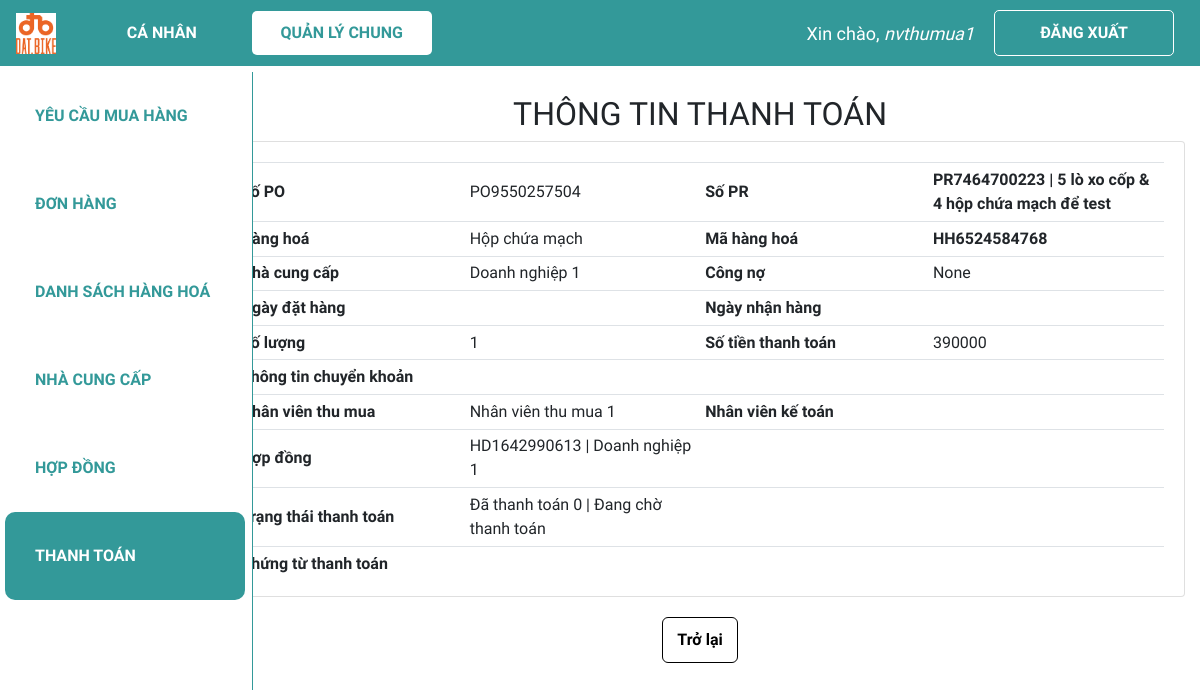
The page /xem_tt/TT4990986327 (signed in) on the database its author committed.
### web_core/models.py (models this page shows, shortened)
class THANHTOAN(models.Model):
    danh_muc_trang_thai = (
        ('Đang chờ thanh toán', 'Đang chờ thanh toán'),
        ('Đã thanh toán lần 1', 'Đã thanh toán lần 1'),
        ('Đã hoàn thành', 'Đã hoàn thành')
    )
    ma_TT = ShortUUIDField(
        verbose_name='Mã thanh toán',
        length=10,
        max_length=12,
        prefix="TT",
        alphabet="0123456789",
        primary_key=True
    )
    ma_nhan_vien_tao = models.ForeignKey(NHANVIEN, on_delete = models.SET_NULL, verbose_name = 'Mã nhân viên tạo', related_name = 'nv_tao_tt', blank=True, null=True)
    ma_nhan_vien_tt = models.ForeignKey(NHANVIEN, on_delete = models.SET_NULL, verbose_name = 'Mã nhân viên thanh toán', related_name = 'nv_tt', blank=True, null=True)
    ma_PO = models.ForeignKey(PO, on_delete = models.SET_NULL, verbose_name = 'Mã PO', blank=True, null=True)
    ma_HD = models.ForeignKey(HOPDONG, on_delete = models.SET_NULL, verbose_name = 'Mã hợp đồng', blank=True, null=True)
    ngay_tao = models.DateTimeField('Ngày tạo', auto_now_add = True)
    so_tien = models.PositiveBigIntegerField('Số tiền đã thanh toán', validators = [MinValueValidator(0)], default = 0)
    ngay_cap_nhat = models.DateTimeField('Ngày cập nhật', default = datetime.now)
    trang_thai = models.CharField('Trạng thái thanh toán', max_length = 100, choices=danh_muc_trang_thai, default = 'Đang chờ thanh toán')
    chung_tu_thanh_toan = models.ImageField('Chứng từ thanh toán', max_length = 200, blank=True, null=True)

class PO(models.Model):
    danh_muc_trang_thai = (
        ('Chờ phê duyệt', 'Chờ phê duyệt'),
        ('Đang thực hiện', 'Đang thực hiện'),
        ('Đã nhận hàng', 'Đã nhận hàng'),
        ('Đã hoàn thành', 'Đã hoàn thành'),
    )
    ma_PO = ShortUUIDField(
        verbose_name='Mã PO',
        length=10,
        max_length=12,
        prefix="PO",
        alphabet="0123456789",
        primary_key=True
    )
    ma_PR = models.ForeignKey(PR, on_delete = models.CASCADE, verbose_name = 'Mã PR', blank=True, null=True)
    ma_hang_hoa = models.ForeignKey(HANGHOA, on_delete = models.CASCADE, verbose_name = 'Mã hàng hoá', blank=True, null=True)
    so_luong = models.IntegerField('Số lượng', validators = [MinValueValidator(0)], default = 0)
    ma_hop_dong = models.ForeignKey(HOPDONG, on_delete = models.SET_NULL, verbose_name = 'Mã hợp đồng', blank=True, null=True)
    ma_nhan_vien_tao = models.ForeignKey(NHANVIEN, on_delete=models.SET_NULL, verbose_name = 'Mã nhân viên tạo', related_name = 'nv_tao_PO',blank=True, null=True)
    ma_ncc = models.ForeignKey(NCC, on_delete = models.SET_NULL, verbose_name = 'Mã nhà cung cấp', blank=True, null=True)
    ngay_tao = models.DateTimeField('Ngày tạo', default = datetime.now)
    ngay_cap_nhat = models.DateTimeField('Ngày cập nhật', default = datetime.now)
    ngay_du_kien_nhan = models.DateTimeField('Ngày dự kiến nhận', blank=True, null=True)
    so_tien_thanh_toan = models.PositiveBigIntegerField('Số tiền thanh toán', validators=[MinValueValidator(0)], default = 0)
    trang_thai = models.CharField('Trạng thái PO', max_length = 100, choices=danh_muc_trang_thai, default='Chờ phê duyệt', blank=True, null=True)
    ma_quan_ly_duyet = models.ForeignKey(NHANVIEN, on_delete = models.SET_NULL, verbose_name = 'Mã quản lý duyệt', related_name = 'quan_ly', blank=True, null=True)

class PR(models.Model):
    danh_muc_trang_thai = (
        ('Chờ phân công', 'Chờ phân công'),
        ('Đang thực hiện', 'Đang thực hiện'),
        ('Đã hoàn thành', 'Đã hoàn thành'),
    )
    ma_PR = ShortUUIDField(
        verbose_name='Mã PR',
        length=10,
        max_length=12,
        prefix="PR",
        alphabet="0123456789",
        primary_key=True
    )
    ma_nhan_vien_tao = models.ForeignKey(NHANVIEN, on_delete = models.CASCADE, verbose_name = 'Mã nhân viên tạo', related_name = 'nv_tao_PR', blank=True, null=True)
    ma_nhan_vien_phu_trach = models.ForeignKey(NHANVIEN, on_delete = models.SET_NULL, verbose_name = 'Mã nhân viên phụ trách',  related_name = 'nv_phutrach_PR', blank=True, null=True)
    ngay_tao = models.DateTimeField('Ngày tạo', default = datetime.now)
    ngay_cap_nhat = models.DateField('Ngày cập nhật', default = datetime.now)
    ten_PR = models.CharField('Tên PR', max_length = 300)
    trang_thai = models.CharField('Trạng thái PR', max_length = 100, choices=danh_muc_trang_thai, default='Chờ phân công',blank=True, null=True)
    def __str__(self):
        line = str(self.ma_PR) + ' | ' + self.ten_PR
        return line

class HANGHOA(models.Model):
    ma_HH = ShortUUIDField(
        verbose_name='Mã hàng hoá',
        length=10,
        max_length=12,
        prefix="HH",
        alphabet="0123456789",
        primary_key=True
    )
    ten_hang_hoa = models.CharField('Tên hàng hoá', max_length = 100,blank=True, null=True)
    so_luong_ton = models.IntegerField('Số lượng tồn', validators = [MinValueValidator(0)], default = 0)

class NCC(models.Model):
    ma_NCC = ShortUUIDField(
        verbose_name='Mã nhà cung cấp',
        length=10,
        max_length=12,
        prefix="NC",
        alphabet="0123456789",
        primary_key=True
    )
    ma_nhan_vien_tao = models.ForeignKey(NHANVIEN, on_delete = models.SET_NULL, verbose_name = 'Mã nhân viên tạo', blank = True, null=True)
    ma_so_thue = models.CharField('Mã số thuế', max_length = 20,blank=True, null=True)
    ma_hang_hoa = models.ManyToManyField(HANGHOA, verbose_name = 'Mã hàng hoá', blank = True)
    ten_doanh_nghiep = models.CharField('Tên doanh nghiệp', max_length = 100,blank=True, null=True)
    dia_chi = models.CharField('Địa chỉ', max_length = 300,blank=True, null=True)
    nguoi_lien_he = models.CharField('Người liên hệ', max_length = 100, blank=True, null=True)
    sdt = models.CharField('Số điện thoại', max_length = 20,blank=True, null=True)
    email = models.EmailField('Email', max_length = 100, blank=True, null=True)
    stk = models.CharField('Thông tin chuyển khoản', max_length = 100, blank=True, null=True)
    giay_phep = models.CharField('Giấy phép', max_length = 100, blank=True, null=True)
    nang_luc_hang_hoa = models.CharField('Năng lực hàng hoá', max_length = 100, blank=True, null=True)
    ngay_cap_nhat = models.DateTimeField('Ngày cập nhật', default=datetime.now)
    cong_no = models.CharField('Công nợ', max_length = 500, blank=True, null=True)
    file_bao_gia =  models.CharField('File báo giá', max_length=500, blank=True, null=True)

class NHANVIEN(models.Model):
    danh_muc_phong_ban = (
        ('Thu mua', 'Thu mua'),
        ('Kho', 'Kho'),
        ('Kế toán', 'Kế toán'),
        ('R&D', 'R&D'),
        ('Production', 'Production'),
        ('Khác', 'Khác')
    )
    danh_muc_chuc_vu = (
        ('Quản lí', 'Quản lí'),
        ('Nhân viên', 'Nhân viên'),
    )
    user = models.OneToOneField(User, null=True, blank=True, on_delete=models.CASCADE)
    ma_NV = ShortUUIDField(
        verbose_name='Mã nhân viên',
        length=10,
        max_length=12,
        prefix="NV",
        alphabet="0123456789",
        primary_key=True
    )
    ho_ten = models.CharField('Họ tên', max_length = 100,blank=True, null=True)
    phong_ban = models.CharField('Phòng ban', max_length = 50, choices=danh_muc_phong_ban,blank=True, null=True)
    chuc_vu = models.CharField('Chức vụ', max_length = 50, choices=danh_muc_chuc_vu,blank=True, null=True)

class HOPDONG(models.Model):
    danh_muc_trang_thai = (
        ('Chờ phê duyệt', 'Chờ phê duyệt'),
        ('Đã duyệt', 'Đã duyệt'),
        ('Đang có hiệu lực', 'Đang có hiệu lực'),
        ('Đã hết hạn', 'Đã hết hạn'),
    )
    ma_HD = ShortUUIDField(
        verbose_name='Mã hợp đồng',
        length=10,
        max_length=12,
        prefix="HD",
        alphabet="0123456789",
        primary_key=True
    )
    ma_hang_hoa = models.ManyToManyField(HANGHOA, verbose_name = 'Mã hàng hoá', blank = True)
    ma_nhan_vien_tao = models.ForeignKey(NHANVIEN, on_delete = models.SET_NULL, verbose_name = 'Mã nhân viên tạo', related_name = 'nv_tao_HD', blank = True, null=True)
    ma_quan_ly_duyet = models.ForeignKey(NHANVIEN, on_delete = models.SET_NULL, verbose_name = 'Mã quản lý duyệt', related_name = 'quan_ly_HD', blank = True, null=True)
    ma_ncc = models.ForeignKey(NCC, on_delete = models.SET_NULL, verbose_name = 'Nhà cung cấp',blank=True, null=True)
    ngay_tao = models.DateTimeField('Ngày tạo', default = datetime.now)
    ngay_cap_nhat = models.DateTimeField('Ngày cập nhật', default = datetime.now)
    ngay_hieu_luc = models.DateField('Ngày hiệu lực', editable=True, blank=True, null=True)
    ngay_het_han = models.DateField('Ngày hết hạn', editable=True, blank=True, null=True)
    file_hop_dong = models.CharField('File hợp đồng', max_length=500,blank=True, null=True)
    phu_luc_hop_dong = models.CharField('Phụ lục hợp đồng', max_length=20000, blank=True, null=True)
    trang_thai = models.CharField('Trạng thái hợp đồng', max_length=100, choices=danh_muc_trang_thai, default='Chờ phê duyệt',blank=True, null=True)
    def __str__(self):
        line = str(self.ma_HD) + ' | ' + str(self.ma_ncc.ten_doanh_nghiep)
        return line

### web_core/decorators.py (the view)
        def wrapper_func(request, *args, **kwargs):
            group = None
            if request.user.groups.exists():
                group = request.user.groups.all()
            if len(group) > 2 and any(role.name in allowed_roles for role in group):
                return view_func(request, *args, **kwargs)
            elif group[0].name in allowed_roles:
                return view_func(request, *args, **kwargs)
            else:
                return HttpResponse('Not authorized')

### web_core/templatetags/index.py (called while the page is built)
@register.filter
def first_group_name(user):
    groups = user.groups.all()
    if groups:
        return groups[0].name
    return ''

### web_core/views.py (called while the page is built)
@allowed_users(['thumua', 'ketoan', 'quanly'])
@login_required(login_url='login')
def view_tt(request, ma_TT):
    tt = THANHTOAN.objects.get(ma_TT=ma_TT)
    context = {'tt':tt}
    return render(request, 'web_core/view_tt.html', context)

### web_core/templates/web_core/view_tt.html (shortened to what this page needs)
{% extends 'web_core/main.html' %}
{% block content %}
<h2 class="table-title" style>THÔNG TIN THANH TOÁN</h2>
<div class="card card-body">
    <table class="table table-sm tt">
        <tr>
            <th class="mid-content">Số PO</th>
            <td class="mid-content">{{tt.ma_PO.ma_PO}}</td>
            <th class="mid-content">Số PR</th>
            <th class="mid-content">{{tt.ma_PO.ma_PR}}</th>
        </tr>
        <tr>
            <th class="mid-content">Hàng hoá</th>
            <td class="mid-content">{{tt.ma_PO.ma_hang_hoa.ten_hang_hoa}}</td>
            <th class="mid-content">Mã hàng hoá</th>
            <th class="mid-content">{{tt.ma_PO.ma_hang_hoa.ma_HH}}</th>
        </tr>
        <tr>
            <th class="mid-content">Nhà cung cấp</th>
            <td class="mid-content">{{tt.ma_PO.ma_ncc.ten_doanh_nghiep}}</td>
            <th class="mid-content">Công nợ</th>
            <td class="mid-content">{{tt.ma_PO.ma_ncc.cong_no}}</td>
        </tr>
        <tr>
            <th class="mid-content">Ngày đặt hàng</th>
            <td class="mid-content">{{po.ngay_tao|date:"d/m/Y"}}</td>
            <th class="mid-content">Ngày nhận hàng</th>
            <th class="mid-content">{{po.ngay_du_kien_nhan|date:"d/m/Y"}}</th>
        </tr>
        <tr>
            <th class="mid-content">Số lượng</th>
            <td class="mid-content">{{tt.ma_PO.so_luong}}</td>
            <th class="mid-content">Số tiền thanh toán</th>
            <td class="mid-content">{{tt.ma_PO.so_tien_thanh_toan}}</td>
        </tr>
        <tr>
            <th class="mid-content">Thông tin chuyển khoản</th>
            <td class="mid-content">{{tt.ma_ncc.stk}}</td>
            <th class="mid-content"></th>
            <td class="mid-content"></td>
        </tr>
        <tr>
            <th class="mid-content">Nhân viên thu mua</th>
            <td class="mid-content">{{tt.ma_nhan_vien_tao.ho_ten}}</td>
            <th class="mid-content">Nhân viên kế toán</th>
            <td class="mid-content">{{tt.ma_nhan_vien_tt.ho_ten}}</td>
        </tr>
        <tr>
            <th class="mid-content">Hợp đồng</th>
            <td class="mid-content">{{tt.ma_HD}}</td>
            <th class="mid-content"></th>
            <td class="mid-content"></td>
        </tr>
        <tr>
            <th class="mid-content">Trạng thái thanh toán</th>
            <td class="mid-content">Đã thanh toán {{tt.so_tien}} | {{tt.trang_thai}}</td>
            <th class="mid-content"></th>
            <td class="mid-content"></td>
        </tr>
        <tr>
            <th class="mid-content">Chứng từ thanh toán</th>
            <td class="mid-content">{{tt.chung_tu}}</td>
            <th class="mid-content"></th>
            <td class="mid-content"></td>
        </tr>
    </table>
</div>
<div class="form-btn">
    {% load index %}
    <a class='btn back-btn' href="{% url 'quanli_dstt' %}">Trở lại</a>
</div>
{% endblock %}

### web_core/templates/web_core/navbar.html (shortened to what this page needs)
{% load static %}
<nav class="navbar navbar-expand-lg my-navbar fixed-top">
    <a href="{% url 'home' %}">
        <img class="navbar-brand" alt="logo-brand" src="{% static 'images/logo.png' %}" height="50"
            style="padding-bottom: 4px" />
    </a>
    <div class="collapse navbar-collapse" id="navbarNav">
        {% with request.resolver_match.url_name as url_name %}
        <div class="navbar-nav">
            {% load index %}
            {% if request.user|first_group_name != 'quanly' and request.user|first_group_name != 'ketoan' %}
                <a class="nav-item nav-link my-nav-item {% if 'canhan' in url_name %}my-nav-active{% endif %} nav-canhan"
                href="{% url 'canhan_dspr' %}">Cá nhân</a>
            {% endif %}
            <a class="nav-item nav-link my-nav-item {% if 'quanli' in url_name %}my-nav-active{% endif %} nav-quanly"
                href="{% url 'quanli_dspr' %}">Quản lý chung</a>
        </div>
        {% endwith %}
    </div>
    {% with request.resolver_match.url_name as url_name %}
    {% if request.user.is_authenticated %}
    <span class="hello-msg">Xin chào, <span> {{request.user}} </span></span>
    <a class="nav-item nav-link my-nav-item my-btn" href="{% url 'logout' %}">Đăng xuất</a>
    {% else %}
    <a class="nav-item nav-link my-nav-item my-btn {% if url_name == 'login' %}my-nav-active{% endif %}"
        href="{% url 'login' %}">Đăng nhập</a>
    {% endif %}
    {% endwith %}
</nav>

### web_core/static/css/main.css (style rules this page uses)
* { font-family: 'Baloo 2', cursive; }
html, body { margin: 0; padding: 0; height: 100%; overflow-x: hidden; }

### web_core/templates/web_core/navbar.html (style rules this page uses)
.my-navbar.fixed-top { position: fixed; color: #fff; background-color: #399; z-index: 10; }
.my-nav-item { color: #fff; font-weight: bold; padding: 9.6px 16px !important; text-transform: uppercase; border-radius: 5px; width: 180px; text-align: center; }
.my-nav-active, .my-nav-active:hover { color: #399; background-color: #fff; }
.my-btn { border: 1px solid #fff; margin-right: 10px; }
.hello-msg { font-size: 18px; color: #fff; margin-right: 20px; }
.hello-msg>span { font-style: italic; }

### web_core/templates/web_core/view_tt.html (style rules this page uses)
.card-body { padding-bottom: 0px; }
.table-title { text-align: center; }
.table th, .table td { vertical-align: middle; text-align: left; }
.mid-content { width: 250px; }
.btn.back-btn { font-weight: bold; background-color: white; border-color: black; border-radius: 6px; border-width: 1px; color: black; padding: 10px 14px; margin: auto; right: 0; }
.form-btn { padding-top: 2%; padding-bottom: 2%; display: flex; justify-content: center; }

### rows shown on the page
THANHTOAN: ma_PO.ma_PO "PO9550257504", ma_PO.ma_PR "PR7464700223 | 5 lò xo cốp & 4 hộp chứa mạch để test", ma_PO.ma_hang_hoa.ten_hang_hoa "Hộp chứa mạch", ma_PO.ma_hang_hoa.ma_HH "HH6524584768", ma_PO.ma_ncc.ten_doanh_nghiep "Doanh nghiệp 1", ma_PO.ma_ncc.cong_no "None", ma_PO.so_luong "1", ma_PO.so_tien_thanh_toan "390000", ma_nhan_vien_tao.ho_ten "Nhân viên thu mua 1", ma_HD "HD1642990613 | Doanh nghiệp 1", so_tien "0", trang_thai "Đang chờ thanh toán"

### other values the page prints
{{ request.user }} "nvthumua1"
